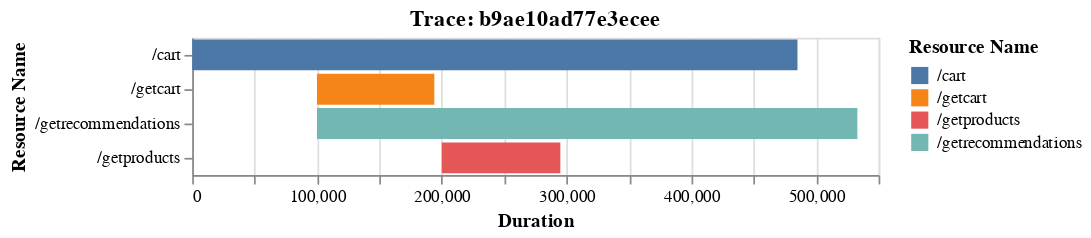

Notebook cell for this chart:
### Code cell
plotTraceTree('b9ae10ad77e3ecee')

### Figure 1 — Vega-Lite specification as saved in the notebook (floating-point values rounded to 4 significant figures)
{"config": {"view": {"continuousWidth": 400, "continuousHeight": 300}}, "data": {"name": "data-a5188735a628fb9a75ef32386eb5b460"}, "mark": "bar", "encoding": {"color": {"type": "nominal", "field": "Resource Name"}, "tooltip": [{"type": "nominal", "field": "ID"}, {"type": "nominal", "field": "Parent_ID"}, {"type": "quantitative", "field": "Duration"}, {"type": "nominal", "field": "Error?"}], "x": {"type": "quantitative", "field": "loc start", "title": "Duration"}, "x2": {"field": "loc end"}, "y": {"type": "nominal", "field": "Resource Name", "sort": {"field": "order"}}}, "title": "Trace: b9ae10ad77e3ecee", "$schema": "https://vega.github.io/schema/vega-lite/v4.8.1.json", "datasets": {"data-a5188735a628fb9a75ef32386eb5b460": [{"Resource Name": "/cart", "Duration": 485000, "Trace_ID": "b9ae10ad77e3ecee", "ID": "b9ae10ad77e3ecee", "Parent_ID": "Na", "Error?": "false", "duration_start": 0, "duration_end": 485000, "Data Transfered": 2279.0, "order": 0.0, "loc start": 0, "loc end": 485000}, {"Resource Name": "/getproducts", "Duration": 95000, "Trace_ID": "b9ae10ad77e3ecee", "ID": "a2f5e2941ecb468e", "Parent_ID": "449069260f276449", "Error?": "false", "duration_start": 485000, "duration_end": 580000, "Data Transfered": 1301.0, "order": 2.0, "loc start": 200000, "loc end": 295000}, {"Resource Name": "/getcart", "Duration": 94000, "Trace_ID": "b9ae10ad77e3ecee", "ID": "5bb0e7a04dd86297", "Parent_ID": "b9ae10ad77e3ecee", "Error?": "false", "duration_start": 580000, "duration_end": 674000, "Data Transfered": 4287.0, "order": 0.5, "loc start": 100000, "loc end": 194000}, {"Resource Name": "/getrecommendations", "Duration": 433000, "Trace_ID": "b9ae10ad77e3ecee", "ID": "449069260f276449", "Parent_ID": "b9ae10ad77e3ecee", "Error?": "false", "duration_start": 674000, "duration_end": 1107000, "Data Transfered": 5759.0, "order": 1.5, "loc start": 100000, "loc end": 533000}]}}
